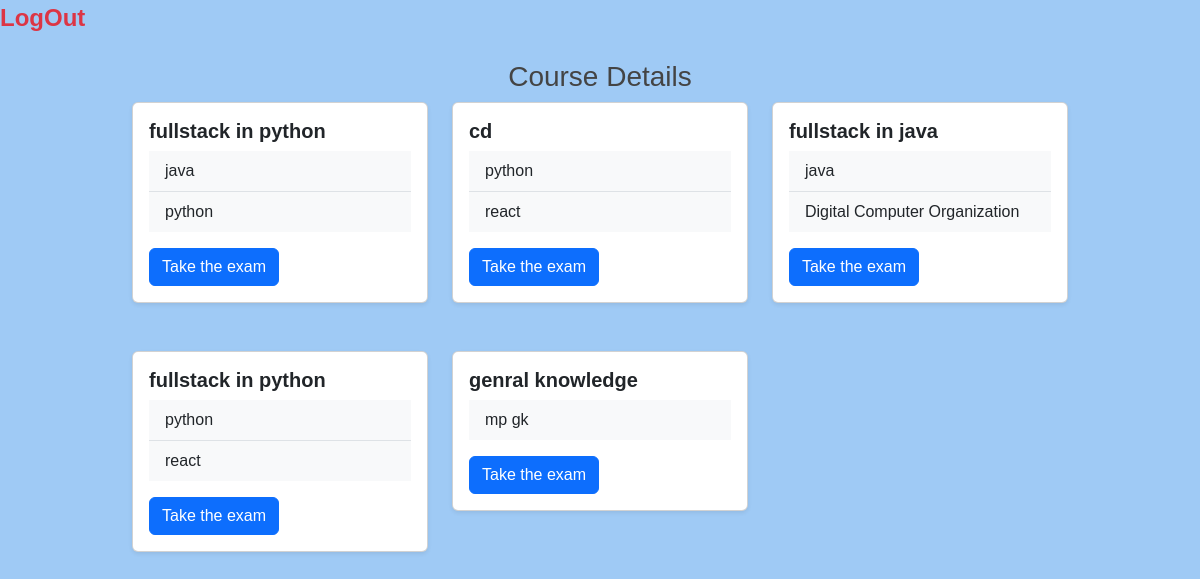
/myapp/courseview2, run on the app's committed database.
### myapp/models.py (models this page shows, shortened)
class course(models.Model):
    course_name=models.CharField(max_length=250)
    sub=models.ManyToManyField(subject,related_name='subjects')

class subject(models.Model):
    sub_name=models.CharField(max_length=250)
    shor_name=models.CharField(max_length=200)

### myapp/views.py (the view)
# urls.py: path("courseview2",views.courseview2),
def courseview2(request):
    form=course.objects.all()
    return render(request,"course_view.html",{"form":form})

### myapp/templates/course_view.html (shortened to what this page needs)
<!DOCTYPE html>
<html lang="en">
<head>
    {% load static %}
    <link rel="stylesheet" href="{% static 'bootstrap.css' %}">
    <link rel="stylesheet" href="{% static 'style.css' %}">
</head>
<body>
    <a class="nav-link ms-auto text-danger fs-4 " href="/myapp/home"><b>LogOut</b></a>
    <div class="container mt-4">
    <h3>Course Details</h3>
        <div class="row g-4 mb-3">
            {% for x in form %}
                <div class="col-md-6 col-lg-4">
                    <div class="card mb-4 shadow-sm">
                        <div class="card-body">
                            <h5 class="card-title">{{ x.course_name }}</h5>
                            <ul class="list-group list-group-flush">
                                {% for y in x.sub.all %}
                                    <li class="list-group-item">{{ y.sub_name }}</li>
                                {% endfor %}
                            </ul>
                            <a href="/myapp/login" class="btn btn-primary mt-3">Take the exam</a>
                        </div>
                    </div>
                </div>
            {% endfor %}
        </div>
    </div>
</body>
</html>

### myapp/static/style.css (style rules this page uses)
body { font-family: Arial, sans-serif; margin: 0; padding: 0; background: #9fcaf5; color: #333; }
h1, h2, h3 { color: #444; text-align: center; }
.container { width: 80%; margin: 0 auto; }

### myapp/templates/course_view.html (style rules this page uses)
.card { transition: transform 0.2s; }
.card-title { font-size: 1.25rem; font-weight: bold; }
.list-group-item { background-color: #f8f9fa; }

### data on the page
course: course_name "fullstack in python"
subject: sub_name "java"
subject: sub_name "python"
course: course_name "cd"
subject: sub_name "react"
course: course_name "fullstack in java"
subject: sub_name "Digital Computer Organization"
course: course_name "fullstack in python"
course: course_name "genral knowledge"
subject: sub_name "mp gk"
